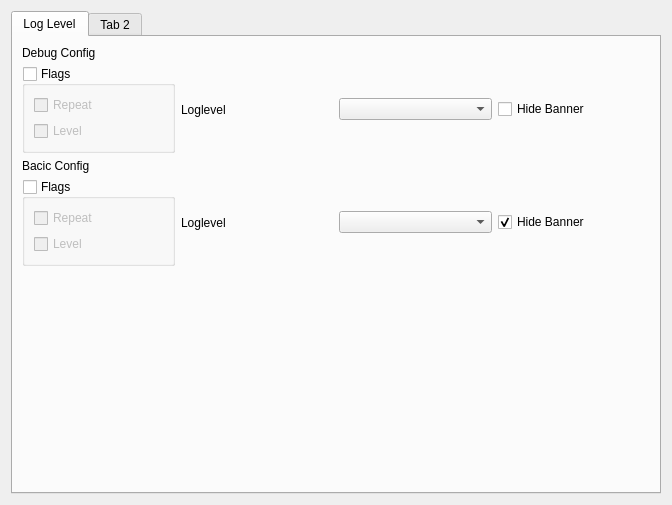
<?xml version="1.0" encoding="UTF-8"?>
<ui version="4.0">
 <class>ConfigWindow</class>
 <widget class="QWidget" name="ConfigWindow">
  <property name="geometry">
   <rect>
    <x>0</x>
    <y>0</y>
    <width>672</width>
    <height>505</height>
   </rect>
  </property>
  <property name="windowTitle">
   <string>Form</string>
  </property>
  <layout class="QVBoxLayout" name="verticalLayout_3">
   <item>
    <widget class="QTabWidget" name="tabWidget">
     <widget class="QWidget" name="tab">
      <attribute name="title">
       <string>Log Level</string>
      </attribute>
      <layout class="QVBoxLayout" name="verticalLayout_2">
       <item>
        <widget class="QLabel" name="label">
         <property name="text">
          <string>Debug Config</string>
         </property>
        </widget>
       </item>
       <item>
        <layout class="QHBoxLayout" name="horizontalLayout">
         <item>
          <widget class="QGroupBox" name="d_flags_gbox">
           <property name="title">
            <string>Flags</string>
           </property>
           <property name="checkable">
            <bool>true</bool>
           </property>
           <property name="checked">
            <bool>false</bool>
           </property>
           <layout class="QVBoxLayout" name="verticalLayout">
            <item>
             <widget class="QCheckBox" name="d_repeat_cbox">
              <property name="text">
               <string>Repeat</string>
              </property>
             </widget>
            </item>
            <item>
             <widget class="QCheckBox" name="d_level_cbox">
              <property name="text">
               <string>Level</string>
              </property>
             </widget>
            </item>
           </layout>
          </widget>
         </item>
         <item>
          <widget class="QLabel" name="label_2">
           <property name="text">
            <string>Loglevel</string>
           </property>
          </widget>
         </item>
         <item>
          <widget class="QComboBox" name="d_loglevel_cbx"/>
         </item>
         <item>
          <widget class="QCheckBox" name="d_hide_banner_box">
           <property name="text">
            <string>Hide Banner</string>
           </property>
          </widget>
         </item>
        </layout>
       </item>
       <item>
        <widget class="QLabel" name="label_3">
         <property name="text">
          <string>Bacic Config</string>
         </property>
        </widget>
       </item>
       <item>
        <layout class="QHBoxLayout" name="horizontalLayout_2">
         <item>
          <widget class="QGroupBox" name="b_flags_gbox">
           <property name="title">
            <string>Flags</string>
           </property>
           <property name="checkable">
            <bool>true</bool>
           </property>
           <property name="checked">
            <bool>false</bool>
           </property>
           <layout class="QVBoxLayout" name="verticalLayout_4">
            <item>
             <widget class="QCheckBox" name="b_repeat_cbox">
              <property name="text">
               <string>Repeat</string>
              </property>
             </widget>
            </item>
            <item>
             <widget class="QCheckBox" name="b_level_cbox">
              <property name="text">
               <string>Level</string>
              </property>
             </widget>
            </item>
           </layout>
          </widget>
         </item>
         <item>
          <widget class="QLabel" name="label_4">
           <property name="text">
            <string>Loglevel</string>
           </property>
          </widget>
         </item>
         <item>
          <widget class="QComboBox" name="b_loglevel_cbx"/>
         </item>
         <item>
          <widget class="QCheckBox" name="b_hide_banner_cbox">
           <property name="text">
            <string>Hide Banner</string>
           </property>
           <property name="checked">
            <bool>true</bool>
           </property>
          </widget>
         </item>
        </layout>
       </item>
       <item>
        <spacer name="verticalSpacer">
         <property name="orientation">
          <enum>Qt::Vertical</enum>
         </property>
         <property name="sizeHint" stdset="0">
          <size>
           <width>20</width>
           <height>175</height>
          </size>
         </property>
        </spacer>
       </item>
      </layout>
     </widget>
     <widget class="QWidget" name="tab_2">
      <attribute name="title">
       <string>Tab 2</string>
      </attribute>
     </widget>
    </widget>
   </item>
  </layout>
 </widget>
 <resources/>
 <connections/>
</ui>
